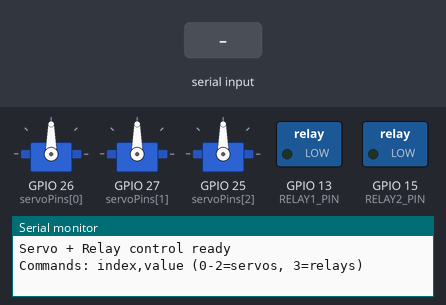
This sketch was run on a simulated ESP32. On the bench: 3 × servo, switched loads named in the sketch (green lamp = pin HIGH), the last lines printed to the serial monitor. Wiring (inferred from the names in the program): 3 × servo: signal GPIO 25 / signal GPIO 26 / signal GPIO 27. The test bench sets the inputs (shaded band). Servo pulses on a pin are drawn as a servo (544–2400 µs = 0–180°); pins used as bus, display or sensor lines are not drawn.

Above: at 3.2 s.
3.3 s: "1,90\n" received over Serial
At 4.4 s:
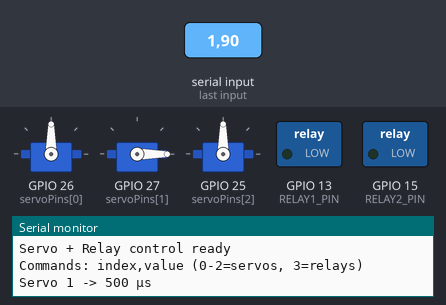
4.8 s: "90,45\n" received over Serial
6.3 s: "3\n" received over Serial
Timing chart, 0 to 9.3 s (numbered marks = the images above; inputs shaded):
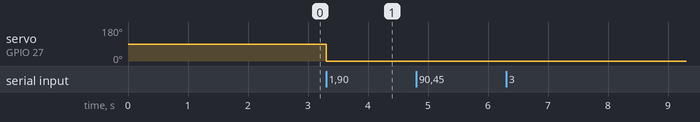

Measured:
- after the input at 3.3 s, servo on GPIO 27 (servoPins[1]): 90° → 0° at once

The sketch:

serial_receive_softStart.ino
```cpp
// ---------------- Servo Setup ----------------
int servoPins[] = {26, 27, 25};
#define NUM_SERVOS (sizeof(servoPins) / sizeof(servoPins[0]))

int currentPositions[NUM_SERVOS];
unsigned long lastPulseTime[NUM_SERVOS];

// ---------------- Relay Setup ----------------
#define RELAY1_PIN 13   // Relay 1 signal
#define RELAY2_PIN 15   // Relay 2 signal

void setup() {
    Serial.begin(115200);
    delay(2000);
    Serial.println("Servo + Relay control ready");

    // Initialize servos
    for (int i = 0; i < NUM_SERVOS; i++) {
        pinMode(servoPins[i], OUTPUT);
        currentPositions[i] = 1500;  // Start at center position
        lastPulseTime[i] = 0;
    }

    // Initialize relays
    pinMode(RELAY1_PIN, OUTPUT);
    pinMode(RELAY2_PIN, OUTPUT);
    digitalWrite(RELAY1_PIN, LOW);
    digitalWrite(RELAY2_PIN, LOW);

    Serial.println("Commands: index,value (0-2=servos, 3=relays)");
}

void loop() {
    unsigned long currentTime = micros();

    // Check for serial commands every loop
    checkSerial();

    // Send servo pulses
    updateServoPositions(currentTime);
}

void updateServoPositions(unsigned long currentTime) {
    for (int i = 0; i < NUM_SERVOS; i++) {
        // Send pulse every 20ms
        if (currentTime - lastPulseTime[i] >= 20000) {
            digitalWrite(servoPins[i], HIGH);
            delayMicroseconds(currentPositions[i]);
            digitalWrite(servoPins[i], LOW);
            lastPulseTime[i] = currentTime;
        }
    }
}

void checkSerial() {
    static String inputBuffer = "";

    while (Serial.available()) {
        char c = Serial.read();

        if (c == '\n' || c == '\r') {
            if (inputBuffer.length() > 0) {
                processSerialCommand(inputBuffer);
                inputBuffer = "";
            }
        } else if (inputBuffer.length() < 50) {
            inputBuffer += c;
        } else {
            // Buffer overflow - clear
            inputBuffer = "";
        }
    }
}

void processSerialCommand(String command) {
    command.trim();

    int commaIndex = command.indexOf(',');
    if (commaIndex > 0 && commaIndex < command.length() - 1) {
        int index = command.substring(0, commaIndex).toInt();
        int value = command.substring(commaIndex + 1).toInt();

        if (index == 3) {
            // Control relays
            controlRelays(value);
        } else if (index >= 0 && index < NUM_SERVOS) {
            // Control servo - direct update
            value = constrain(value, 500, 2500);
            currentPositions[index] = value;
            Serial.printf("Servo %d -> %d µs\n", index, value);
        } else {
            Serial.printf("Invalid index: %d\n", index);
        }
    } else {
        Serial.println("Invalid format");
    }
}

void controlRelays(int value) {
    // Relay 1 ON if value > 127
    digitalWrite(RELAY1_PIN, (value > 127) ? HIGH : LOW);

    // Relay 2 ON if value < -127
    digitalWrite(RELAY2_PIN, (value < -127) ? HIGH : LOW);

    Serial.printf("Relays: R1=%s R2=%s (value=%d)\n",
                  digitalRead(RELAY1_PIN) ? "ON" : "OFF",
                  digitalRead(RELAY2_PIN) ? "ON" : "OFF",
                  value);
}
```
